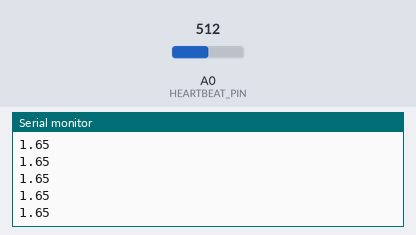
A sketch run on a simulated Arduino Uno, built with avr-gcc and run on an emulated ATmega328P. Parts: the last lines printed to the serial monitor. The test bench sets the inputs (shaded band); at power-on: A0 (HEARTBEAT_PIN) = 512.

Above: at 1.2 s.
1.3 s: A0 (HEARTBEAT_PIN) set to 716
At 2.2 s:
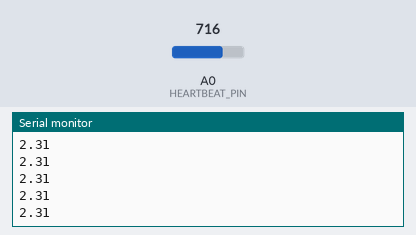
2.8 s: A0 (HEARTBEAT_PIN) set to 900
At 3.8 s:
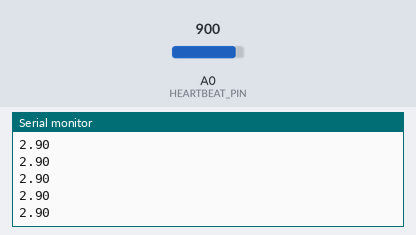
Timing chart, 0 to 5.8 s (numbered marks = the images above; inputs shaded):
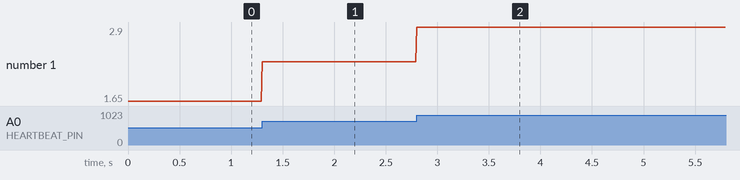

Measured:
- after the input at 1.3 s, the serial monitor: prints a new line at once (image 1)
- after the input at 2.8 s, the serial monitor: prints a new line at once (image 2)
- plotted number 1: 1.65 → 2.31 after the input at 1.3 s, 2.31 → 2.9 after the input at 2.8 s

The sketch:

heartbeat_raw_data.ino
```cpp
#define HEARTBEAT_PIN A0 // Analog pin for heartbeat data

void setup() {
  Serial.begin(115200);
}

void loop() {
  // Read heartbeat data from the sensor
  int heartbeatValue = analogRead(HEARTBEAT_PIN);

  // Convert the analog value to voltage (0-3.3V)
  float voltage = heartbeatValue * (3.3 / 1023.0);

  // Output only numeric values (voltage) for Serial Plotter
  Serial.println(voltage);      // Voltage value

  delay(10); // Delay 10ms for smoother signal visualization
}
```
